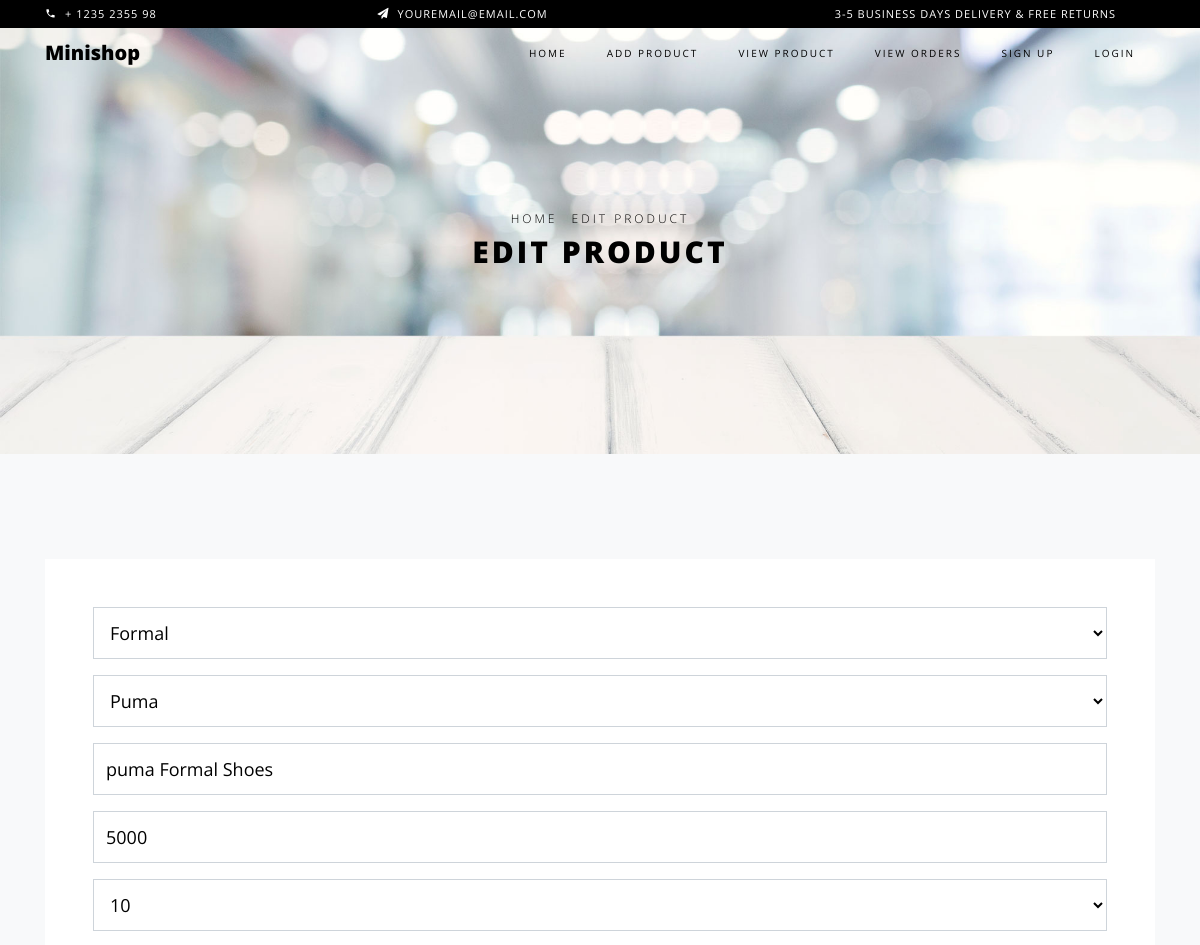
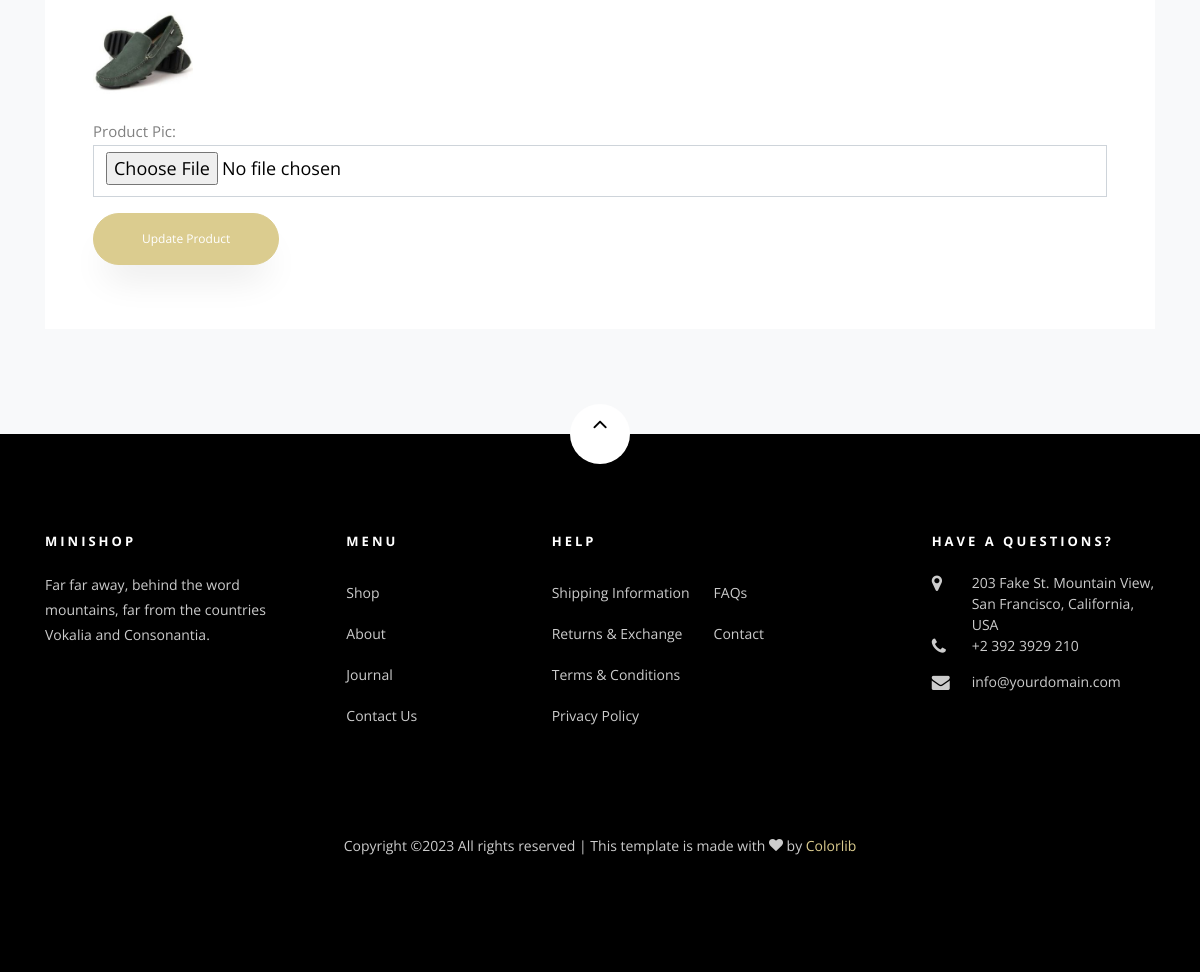
The page /seller-product-edit/9/ on the database its author committed (2 pictures, top to bottom).
### myapp/models.py (models this page shows, shortened)
class Product(models.Model):
    seller=models.ForeignKey(User,on_delete=models.CASCADE)
    categaory=(
        ("Formal","Formal"),
        ("Sports","Sports"),
        ("Casual","Casual"),
    )
    product_category=models.CharField(max_length=100,choices=categaory)
    brand=(
        ("Puma","Puma"),
        ("Rebook","Rebook"),
        ("Adidas","Adidas"),
        ("Calcetto","Calcetto"),
        ("Bata","Bata"),
    )
    product_brand=models.CharField(max_length=100,choices=brand)
    product_name=models.CharField(max_length=100,default="")
    product_price = models.IntegerField(default=0)
    size=(
        ("7","7"),
        ("8","8"),
        ("9","9"),
        ("10","10"),
        ("11","11"),
    )
    product_size=models.CharField(max_length=100,choices=size)
    product_pic=models.ImageField(upload_to="product_pic",default="")

### myapp/views.py (the view)
# urls.py: path('seller-product-edit/<int:pk>/',views.seller_product_edit,name='seller-product-edit'),
def seller_product_edit(request,pk):
    product=Product.objects.get(pk=pk)
    if request.method=="POST" :
        product.product_category=request.POST['product_category']
        product.product_brand=request.POST['product_brand']
        product.product_name=request.POST['product_name']
        product.product_price=request.POST['product_price']
        product.product_size=request.POST['product_size']
        try:
            product.product_pic=request.FILES['product_pic']
        except:
            pass
        product.save()
        msg="Product Updated Succesfully"
        return render(request,'seller-product-edit.html',{'product':product,'msg':msg})
    else:
        return render(request,'seller-product-edit.html',{'product':product})

### myapp/templates/seller-product-edit.html (shortened to what this page needs)
{% extends 'seller-header.html' %}
{% load static %}
{% block content %}
<!DOCTYPE html>
<html lang="en">
  <head>
  </head>
  <body class="goto-here">
    <div class="hero-wrap hero-bread" style="background-image: url('{% static 'images/bg_6.jpg' %}');">
      <div class="container">
        <div class="row no-gutters slider-text align-items-center justify-content-center">
          <div class="col-md-9 ftco-animate text-center">
          	<p class="breadcrumbs"><span class="mr-2"><a href="index.html">Home</a></span> <span>Edit Product</span></p>
            <h1 class="mb-0 bread">Edit Product</h1>
          </div>
        </div>
      </div>
    </div>
    <section class="ftco-section contact-section bg-light">
      <div class="container">
        <div class="row block-12">
          <div class="col-md-12 order-md-last d-flex">
            <form class="bg-white p-5 contact-form" method="post" action="{% url 'seller-product-edit' pk=product.pk %}" enctype="multipart/form-data">
              <div class="form-group">
                <select name="product_category" class="form-control">
                    {% if product.product_category == "Formal" %}
                        <option value="Formal" selected>Formal</option>
                    {% elif product.product_category == "Sports" %}
                        <option>---Select Product---</option>
                        <option value="Formal">Formal</option>
                        <option value="Sports" selected>Sports</option>
                        <option value="Casual">Casual</option>
                    {% elif product.product_category == "Casual" %}
                        <option>---Select Product---</option>
                        <option value="Formal">Formal</option>
                        <option value="Sports">Sports</option>
                        <option value="Casual" selected>Casual</option>
                    {% endif %}
                </select>
              </div>
              <div class="form-group">
                <select name="product_brand" class="form-control">
                    {% if product.product_brand == "Puma"%}
                        <option value="Puma" selected>Puma</option>
                    {% endif %}
                </select>
              </div>
              <div class="form-group">
                <input type="text" class="form-control" placeholder="Product Name" name="product_name" value="{{product.product_name}}">
              </div>
			        <div class="form-group">
                <input type="text" class="form-control" placeholder="Product Price" name="product_price"  value="{{product.product_price}}">
              </div>
              <div class="form-group">
                <select name="product_size" class="form-control">
                    {% if product.product_size == "7" %}
                        <option>---Select Size---</option>
                        <option value="7" selected>7</option>
                        <option value="8">8</option>
                        <option value="9">9</option>
                        <option value="10">10</option>
                        <option value="11">11</option>
                    {% elif product.product_size == "10" %}
                        <option value="10" selected>10</option>
                    {% endif %}
                </select>
              </div>
              <div class="form-group">
                <img src="{{product.product_pic.url}}" width="100px" height="100px">
              </div>
              <div class="form-group">
              Product Pic:<input type="file" class="form-control" name="product_pic">
              </div>
              <div class="form-group">
                <input type="submit" value="Update Product" class="btn btn-primary py-3 px-5">
              </div>
            </form>
          </div>
        </div>
      </div>
    </section>
  </body>
</html>
{% endblock %}

### rows shown on the page
Product: product_category "Formal", product_brand "Puma", product_name "puma Formal Shoes", product_price "5000", product_size "10", product_pic (picture)
